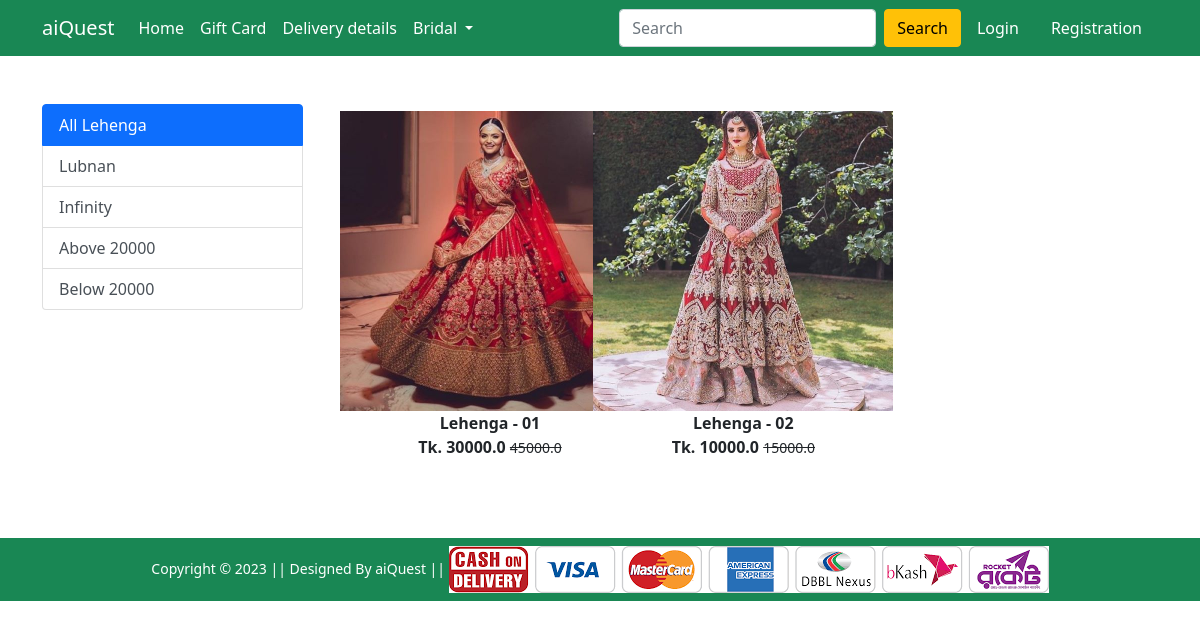
The app's page /lehenga/ with its own data.
### Shop/models.py (models this page shows, shortened)
class Product(models.Model):
    title = models.CharField(max_length=100)
    selling_price = models.FloatField()
    discounted_price = models.FloatField()
    description = models.TextField()
    brand = models.CharField(max_length=100)
    category = models.CharField(choices=CATEGORY_CHOICES,max_length=2)
    product_image = models.ImageField(upload_to='productimg')

### Shop/views.py (the view)
# urls.py: path('lehenga/', views.lehenga, name='lehenga'),
def lehenga(request, data=None):
 if data == None:
  lehengas = Product.objects.filter(category='L')
 elif data == 'lubnan' or data == 'infinity':
  lehengas = Product.objects.filter(category='L').filter(brand=data)
 elif data == 'below':
  lehengas = Product.objects.filter(category='L').filter(discounted_price__lt=20000)
 elif data == 'above':
  lehengas = Product.objects.filter(category='L').filter(discounted_price__gt=20000)
 return render(request, 'Shop/lehenga.html', {'lehengas':lehengas})

### Shop/templates/Shop/lehenga.html (shortened to what this page needs)
{% extends 'Shop/base.html' %}
{% load static %}
{% block main-content %}
<div class="container my-5">
    <div class="row">
        <div class="col-sm-3">
            <div class="list-group">
                <a href="{% url 'lehenga' %}" class="list-group-item list-group-item-action active" aria-current="true">
                    All Lehenga
                </a>
                <a href="{% url 'lehengaitem' 'lubnan' %}" class="list-group-item list-group-item-action">Lubnan</a>
                <a href="{% url 'lehengaitem' 'infinity' %}" class="list-group-item list-group-item-action">Infinity</a>
                <a href="{% url 'lehengaitem' 'above' %}" class="list-group-item list-group-item-action">Above 20000</a>
                <a href="{% url 'lehengaitem' 'below' %}" class="list-group-item list-group-item-action">Below 20000</a>
            </div>
        </div>
        <div class="col-sm-8">
            <div class="row">
                {% for product in lehengas %}
                <div class="col-sm-4 text-center mb-4">
                    <a href="{% url 'product-detail' product.id %}" class="btn">
                        <div class="item">
                            <img src="{{product.product_image.url}}" alt="" height="300" class="">
                            <div class="fw-bold">{{product.title}}</div>
                            <div class="fw-bold">Tk. {{product.discounted_price}} <small
                                    class="fw-light text-decoration-line-through">{{product.selling_price}}</small>
                            </div>
                        </div>
                    </a>
                </div>
                {% endfor %}
            </div>
        </div>
    </div>
</div>
{% endblock main-content %}

### records on screen
Product: product_image (picture), title "Lehenga - 01", discounted_price "30000.0", selling_price "45000.0"
Product: product_image (picture), title "Lehenga - 02", discounted_price "10000.0", selling_price "15000.0"
